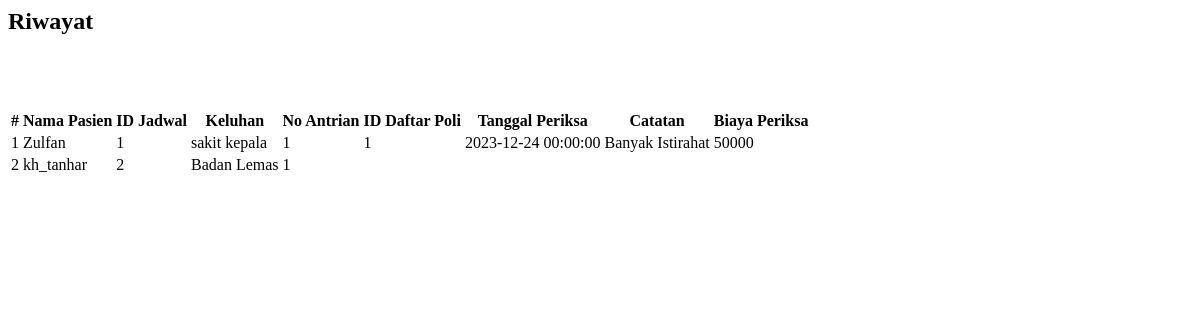
The app's page /riwayat.php, older data.
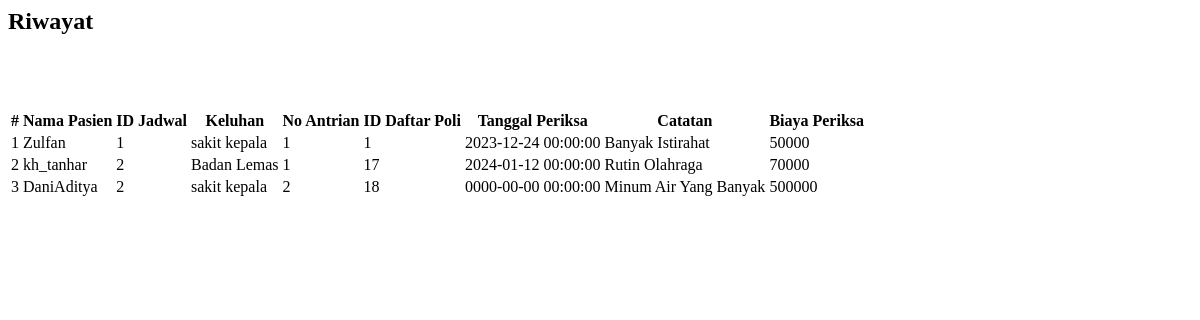
The same page, newer data.
### tables this page shows
CREATE TABLE `daftar_poli` (
  `id` int(11) UNSIGNED NOT NULL,
  `id_pasien` int(11) UNSIGNED NOT NULL,
  `id_jadwal` int(11) UNSIGNED NOT NULL,
  `keluhan` text NOT NULL,
  `no_antrian` int(11) UNSIGNED NOT NULL
);

CREATE TABLE `pasien` (
  `id` int(11) UNSIGNED NOT NULL,
  `nama` varchar(255) NOT NULL,
  `alamat` varchar(255) NOT NULL,
  `no_ktp` varchar(255) NOT NULL,
  `no_hp` varchar(50) NOT NULL,
  `no_rm` varchar(25) NOT NULL
);

CREATE TABLE `periksa` (
  `id` int(11) UNSIGNED NOT NULL,
  `id_daftar_poli` int(11) UNSIGNED NOT NULL,
  `tgl_periksa` datetime NOT NULL,
  `catatan` text NOT NULL,
  `biaya_periksa` int(11) NOT NULL
);

### riwayat.php (the view, shortened to what this page needs)
<div class="container">
    <h2>Riwayat</h2>
<br>
    <?php
include'koneksi.php';
?>
<body>
<div class="container">
    <form class="form row"  method="POST" action="" name="myForm" onsubmit="return(validate());">
    <br>
    <br>
    <table class="table table-hover">
    <table class="table table-hover">
    <thead>
        <tr>
            <th scope="col">#</th>
            <th scope="col">Nama Pasien</th>
            <th scope="col">ID Jadwal</th>
            <th scope="col">Keluhan</th>
            <th scope="col">No Antrian</th>
            <th scope="col">ID Daftar Poli</th>
            <th scope="col">Tanggal Periksa</th>
            <th scope="col">Catatan</th>
            <th scope="col">Biaya Periksa</th>
        </tr>
    </thead>
        <tbody>
    <?php
$result = mysqli_query($mysqli, "
SELECT dp.*, p.nama as 'nama_pasien', p.id as 'id_pasien', pr.*
FROM daftar_poli dp
LEFT JOIN pasien p ON dp.id_pasien = p.id
LEFT JOIN periksa pr ON dp.id = pr.id_daftar_poli
ORDER BY dp.id ASC");
if (mysqli_num_rows($result) > 0) {
    $no = 1;
    while ($data = mysqli_fetch_array($result)) {
        echo "<tr>";
        echo "<td>" . $no++ . "</td>";
        echo "<td>" . (isset($data['nama_pasien']) ? $data['nama_pasien'] : '') . "</td>";
        echo "<td>" . (isset($data['id_jadwal']) ? $data['id_jadwal'] : '') . "</td>";
        echo "<td>" . (isset($data['keluhan']) ? $data['keluhan'] : '') . "</td>";
        echo "<td>" . (isset($data['no_antrian']) ? $data['no_antrian'] : '') . "</td>";
        echo "<td>" . (isset($data['id_daftar_poli']) ? $data['id_daftar_poli'] : '') . "</td>";
        echo "<td>" . (isset($data['tgl_periksa']) ? $data['tgl_periksa'] : '') . "</td>";
        echo "<td>" . (isset($data['catatan']) ? $data['catatan'] : '') . "</td>";
        echo "<td>" . (isset($data['biaya_periksa']) ? $data['biaya_periksa'] : '') . "</td>";
        echo "</tr>";
    }
} else {
    echo "<tr><td colspan='9'>No rows returned.</td></tr>";
}
?>
    </tbody>
    </table>

Row changes from the older to the newer data that the page shows:
shown differently, row unchanged: daftar_poli "Badan Lemas": periksa.id_daftar_poli (not shown) → "17"; periksa.tgl_periksa (not shown) → "2024-01-12 00:00:00"; periksa.catatan (not shown) → "Rutin Olahraga"; periksa.biaya_periksa (not shown) → "70000"
added daftar_poli: id_pasien.nama "DaniAditya", id_jadwal "2", keluhan "sakit kepala", no_antrian "2", periksa.id_daftar_poli "18", periksa.tgl_periksa "0000-00-00 00:00:00", periksa.catatan "Minum Air Yang Banyak", periksa.biaya_periksa "500000"
